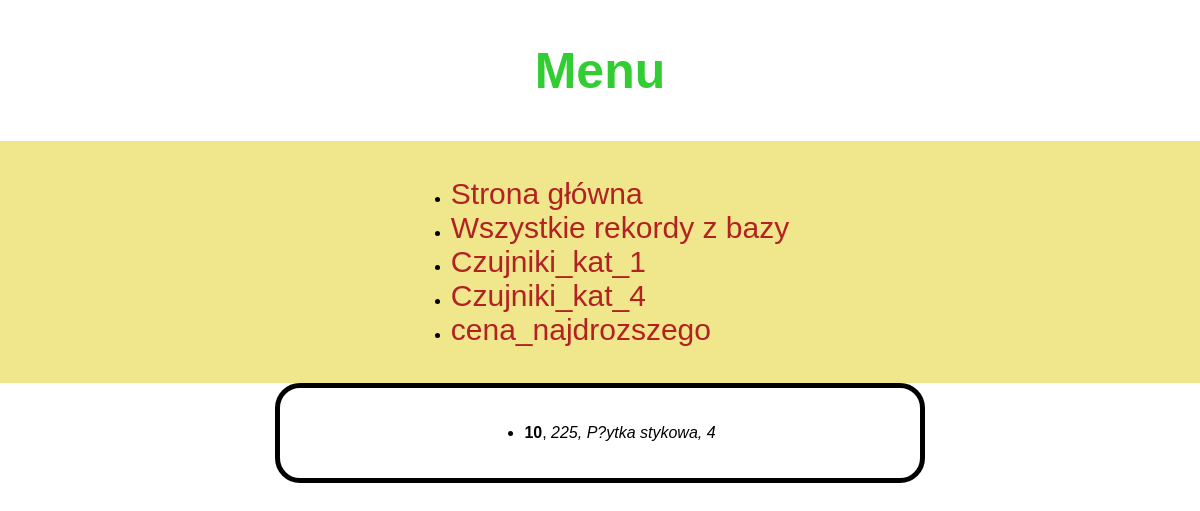
/Czujniki_kat_4.php, run on the app's committed database.
### tables this page shows
CREATE TABLE `tabela` (
  `ID` int(2) DEFAULT NULL,
  `CENACZUJNIKA` varchar(6) DEFAULT NULL,
  `NAZWA` varchar(17) DEFAULT NULL,
  `KATEGORIA` int(1) DEFAULT NULL
);

### Czujniki_kat_4.php (the view, shortened to what this page needs)
<?php include_once("connect.php");?>
<!DOCTYPE html>
<html lang="en">
<head>
    <link rel="stylesheet" href="style.css">
</head>
<body>
    <h2>Menu</h2>
    <header>
        <ul>
            <li><a href="index.php">Strona główna</a></li>
            <li><a href="all.php">Wszystkie rekordy z bazy</a></li>
            <li><a href="Czujniki_kat_1.php">Czujniki_kat_1</a></li>
            <li><a href="Czujniki_kat_4.php">Czujniki_kat_4</a></li>
            <li><a href="cena_najdrozszego.php">cena_najdrozszego</a></li>
        </ul>
    </header>
    <div class="Czujniki_kat_4">
    <ul>
        <?php
    $Czujniki_kat_4records = $conn->query("SELECT tabela.ID,tabela.CENACZUJNIKA,tabela.NAZWA,tabela.KATEGORIA FROM tabela where KATEGORIA between 4 and 4;");
    while(list($ID,$CENACZUJNIKA,$NAZWA,$KATEGORIA)=mysqli_fetch_row($Czujniki_kat_4records)){
        echo("<li><b>$ID</b>, <i>$CENACZUJNIKA, $NAZWA, $KATEGORIA</i></li>");
    }
    ?>
        </ul>
    </div>
</body>
</html>

### style.css (style rules this page uses)
body { font-family: Arial, sans-serif; margin: 0; padding: 0; box-sizing: border-box; }
header { background-color: khaki; padding: 20px; display: flex; justify-content: center; align-items: center; }
a { text-decoration: none; color: firebrick; font-size: 30px; }
.Czujniki_kat_4 { display: flex; justify-content: center; width: 600px; height: auto; border: 5px solid black; border-radius: 25px; margin: auto; padding: 20px; }
h2 { display: flex; justify-content: center; color: limegreen; font-size: 50px; }

### data on the page
tabela: ID "10", CENACZUJNIKA "225", NAZWA "P?ytka stykowa", KATEGORIA "4"
